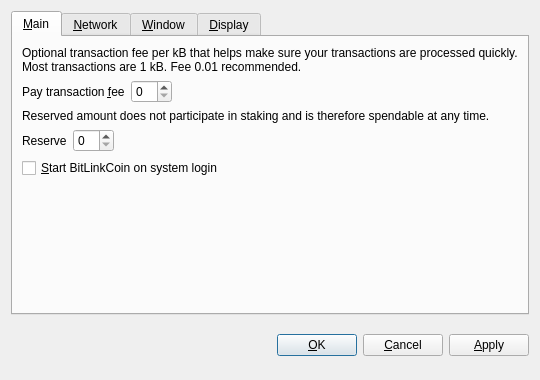
<?xml version="1.0" encoding="UTF-8"?>
<ui version="4.0">
 <class>OptionsDialog</class>
 <widget class="QDialog" name="OptionsDialog">
  <property name="geometry">
   <rect>
    <x>0</x>
    <y>0</y>
    <width>540</width>
    <height>380</height>
   </rect>
  </property>
  <property name="windowTitle">
   <string>Options</string>
  </property>
  <property name="modal">
   <bool>true</bool>
  </property>
  <layout class="QVBoxLayout" name="verticalLayout">
   <item>
    <widget class="QTabWidget" name="tabWidget">
     <property name="tabPosition">
      <enum>QTabWidget::North</enum>
     </property>
     <property name="currentIndex">
      <number>0</number>
     </property>
     <widget class="QWidget" name="tabMain">
      <attribute name="title">
       <string>&amp;Main</string>
      </attribute>
      <layout class="QVBoxLayout" name="verticalLayout_Main">
       <item>
        <widget class="QLabel" name="transactionFeeInfoLabel">
         <property name="text">
          <string>Optional transaction fee per kB that helps make sure your transactions are processed quickly. Most transactions are 1 kB. Fee 0.01 recommended.</string>
         </property>
         <property name="textFormat">
          <enum>Qt::PlainText</enum>
         </property>
         <property name="wordWrap">
          <bool>true</bool>
         </property>
        </widget>
       </item>
       <item>
        <layout class="QHBoxLayout" name="horizontalLayoutFee">
         <item>
          <widget class="QLabel" name="transactionFeeLabel">
           <property name="text">
            <string>Pay transaction &amp;fee</string>
           </property>
           <property name="textFormat">
            <enum>Qt::PlainText</enum>
           </property>
           <property name="buddy">
            <cstring>transactionFee</cstring>
           </property>
          </widget>
         </item>
         <item>
          <widget class="BitcoinAmountField" name="transactionFee"/>
         </item>
         <item>
          <spacer name="horizontalSpacerFee">
           <property name="orientation">
            <enum>Qt::Horizontal</enum>
           </property>
           <property name="sizeHint" stdset="0">
            <size>
             <width>40</width>
             <height>20</height>
            </size>
           </property>
          </spacer>
         </item>
        </layout>
       </item>
       <item>
        <widget class="QLabel" name="reserveBalanceInfoLabel">
         <property name="text">
          <string>Reserved amount does not participate in staking and is therefore spendable at any time.</string>
         </property>
         <property name="textFormat">
          <enum>Qt::PlainText</enum>
         </property>
         <property name="wordWrap">
          <bool>true</bool>
         </property>
        </widget>
       </item>
       <item>
        <layout class="QHBoxLayout" name="horizontalLayoutReserveBalance">
         <item>
          <widget class="QLabel" name="reserveBalanceLabel">
           <property name="text">
            <string>Reserve</string>
           </property>
           <property name="textFormat">
            <enum>Qt::PlainText</enum>
           </property>
           <property name="buddy">
            <cstring>reserveBalance</cstring>
           </property>
          </widget>
         </item>
         <item>
          <widget class="BitcoinAmountField" name="reserveBalance"/>
         </item>
         <item>
          <spacer name="horizontalSpacerReserveBalance">
           <property name="orientation">
            <enum>Qt::Horizontal</enum>
           </property>
           <property name="sizeHint" stdset="0">
            <size>
             <width>40</width>
             <height>20</height>
            </size>
           </property>
          </spacer>
         </item>
        </layout>
       </item>
       <item>
        <widget class="QCheckBox" name="bitcoinAtStartup">
         <property name="toolTip">
          <string>Automatically start BitLinkCoin after logging in to the system.</string>
         </property>
         <property name="text">
          <string>&amp;Start BitLinkCoin on system login</string>
         </property>
        </widget>
       </item>
       <item>
        <spacer name="verticalSpacer_Main">
         <property name="orientation">
          <enum>Qt::Vertical</enum>
         </property>
         <property name="sizeHint" stdset="0">
          <size>
           <width>20</width>
           <height>40</height>
          </size>
         </property>
        </spacer>
       </item>
      </layout>
     </widget>
     <widget class="QWidget" name="tabNetwork">
      <attribute name="title">
       <string>&amp;Network</string>
      </attribute>
      <layout class="QVBoxLayout" name="verticalLayout_Network">
       <item>
        <widget class="QCheckBox" name="mapPortUpnp">
         <property name="toolTip">
          <string>Automatically open the BitLinkCoin client port on the router. This only works when your router supports UPnP and it is enabled.</string>
         </property>
         <property name="text">
          <string>Map port using &amp;UPnP</string>
         </property>
        </widget>
       </item>
       <item>
        <widget class="QCheckBox" name="connectSocks">
         <property name="toolTip">
          <string>Connect to the BitLinkCoin network through a SOCKS proxy (e.g. when connecting through Tor).</string>
         </property>
         <property name="text">
          <string>&amp;Connect through SOCKS proxy:</string>
         </property>
        </widget>
       </item>
       <item>
        <layout class="QHBoxLayout" name="horizontalLayout_Network">
         <item>
          <widget class="QLabel" name="proxyIpLabel">
           <property name="text">
            <string>Proxy &amp;IP:</string>
           </property>
           <property name="textFormat">
            <enum>Qt::PlainText</enum>
           </property>
           <property name="buddy">
            <cstring>proxyIp</cstring>
           </property>
          </widget>
         </item>
         <item>
          <widget class="QValidatedLineEdit" name="proxyIp">
           <property name="maximumSize">
            <size>
             <width>140</width>
             <height>16777215</height>
            </size>
           </property>
           <property name="toolTip">
            <string>IP address of the proxy (e.g. 127.0.0.1)</string>
           </property>
          </widget>
         </item>
         <item>
          <widget class="QLabel" name="proxyPortLabel">
           <property name="text">
            <string>&amp;Port:</string>
           </property>
           <property name="textFormat">
            <enum>Qt::PlainText</enum>
           </property>
           <property name="buddy">
            <cstring>proxyPort</cstring>
           </property>
          </widget>
         </item>
         <item>
          <widget class="QLineEdit" name="proxyPort">
           <property name="maximumSize">
            <size>
             <width>55</width>
             <height>16777215</height>
            </size>
           </property>
           <property name="toolTip">
            <string>Port of the proxy (e.g. 9050)</string>
           </property>
          </widget>
         </item>
         <item>
          <widget class="QLabel" name="socksVersionLabel">
           <property name="text">
            <string>SOCKS &amp;Version:</string>
           </property>
           <property name="textFormat">
            <enum>Qt::PlainText</enum>
           </property>
           <property name="buddy">
            <cstring>socksVersion</cstring>
           </property>
          </widget>
         </item>
         <item>
          <widget class="QValueComboBox" name="socksVersion">
           <property name="toolTip">
            <string>SOCKS version of the proxy (e.g. 5)</string>
           </property>
          </widget>
         </item>
         <item>
          <spacer name="horizontalSpacer_Network">
           <property name="orientation">
            <enum>Qt::Horizontal</enum>
           </property>
           <property name="sizeHint" stdset="0">
            <size>
             <width>40</width>
             <height>20</height>
            </size>
           </property>
          </spacer>
         </item>
        </layout>
       </item>
       <item>
        <spacer name="verticalSpacer_Network">
         <property name="orientation">
          <enum>Qt::Vertical</enum>
         </property>
         <property name="sizeHint" stdset="0">
          <size>
           <width>20</width>
           <height>40</height>
          </size>
         </property>
        </spacer>
       </item>
      </layout>
     </widget>
     <widget class="QWidget" name="tabWindow">
      <attribute name="title">
       <string>&amp;Window</string>
      </attribute>
      <layout class="QVBoxLayout" name="verticalLayout_Window">
       <item>
        <widget class="QCheckBox" name="minimizeToTray">
         <property name="toolTip">
          <string>Show only a tray icon after minimizing the window.</string>
         </property>
         <property name="text">
          <string>&amp;Minimize to the tray instead of the taskbar</string>
         </property>
        </widget>
       </item>
       <item>
        <widget class="QCheckBox" name="minimizeOnClose">
         <property name="toolTip">
          <string>Minimize instead of exit the application when the window is closed. When this option is enabled, the application will be closed only after selecting Quit in the menu.</string>
         </property>
         <property name="text">
          <string>M&amp;inimize on close</string>
         </property>
        </widget>
       </item>
       <item>
        <spacer name="verticalSpacer_Window">
         <property name="orientation">
          <enum>Qt::Vertical</enum>
         </property>
         <property name="sizeHint" stdset="0">
          <size>
           <width>20</width>
           <height>40</height>
          </size>
         </property>
        </spacer>
       </item>
      </layout>
     </widget>
     <widget class="QWidget" name="tabDisplay">
      <attribute name="title">
       <string>&amp;Display</string>
      </attribute>
      <layout class="QVBoxLayout" name="verticalLayout_Display">
       <item>
        <layout class="QHBoxLayout" name="horizontalLayout_1_Display">
         <item>
          <widget class="QLabel" name="langLabel">
           <property name="text">
            <string>User Interface &amp;language:</string>
           </property>
           <property name="textFormat">
            <enum>Qt::PlainText</enum>
           </property>
           <property name="buddy">
            <cstring>lang</cstring>
           </property>
          </widget>
         </item>
         <item>
          <widget class="QValueComboBox" name="lang">
           <property name="toolTip">
            <string>The user interface language can be set here. This setting will take effect after restarting BitLinkCoin.</string>
           </property>
          </widget>
         </item>
        </layout>
       </item>
       <item>
        <layout class="QHBoxLayout" name="horizontalLayout_2_Display">
         <item>
          <widget class="QLabel" name="unitLabel">
           <property name="text">
            <string>&amp;Unit to show amounts in:</string>
           </property>
           <property name="textFormat">
            <enum>Qt::PlainText</enum>
           </property>
           <property name="buddy">
            <cstring>unit</cstring>
           </property>
          </widget>
         </item>
         <item>
          <widget class="QValueComboBox" name="unit">
           <property name="toolTip">
            <string>Choose the default subdivision unit to show in the interface and when sending coins.</string>
           </property>
          </widget>
         </item>
        </layout>
       </item>
       <item>
        <widget class="QCheckBox" name="displayAddresses">
         <property name="toolTip">
          <string>Whether to show BitLinkCoin addresses in the transaction list or not.</string>
         </property>
         <property name="text">
          <string>&amp;Display addresses in transaction list</string>
         </property>
        </widget>
       </item>
       <item>
        <widget class="QCheckBox" name="coinControlFeatures">
         <property name="toolTip">
          <string>Whether to show coin control features or not.</string>
         </property>
         <property name="text">
          <string>Display coin &amp;control features (experts only!)</string>
         </property>
        </widget>
       </item>
       <item>
        <spacer name="verticalSpacer_Display">
         <property name="orientation">
          <enum>Qt::Vertical</enum>
         </property>
         <property name="sizeHint" stdset="0">
          <size>
           <width>20</width>
           <height>40</height>
          </size>
         </property>
        </spacer>
       </item>
      </layout>
     </widget>
    </widget>
   </item>
   <item>
    <layout class="QHBoxLayout" name="horizontalLayout_Buttons">
     <item>
      <spacer name="horizontalSpacer_1">
       <property name="orientation">
        <enum>Qt::Horizontal</enum>
       </property>
       <property name="sizeHint" stdset="0">
        <size>
         <width>40</width>
         <height>48</height>
        </size>
       </property>
      </spacer>
     </item>
     <item>
      <widget class="QLabel" name="statusLabel">
       <property name="font">
        <font>
         <weight>75</weight>
         <bold>true</bold>
        </font>
       </property>
       <property name="text">
        <string/>
       </property>
       <property name="textFormat">
        <enum>Qt::PlainText</enum>
       </property>
       <property name="wordWrap">
        <bool>true</bool>
       </property>
      </widget>
     </item>
     <item>
      <spacer name="horizontalSpacer_2">
       <property name="orientation">
        <enum>Qt::Horizontal</enum>
       </property>
       <property name="sizeHint" stdset="0">
        <size>
         <width>40</width>
         <height>48</height>
        </size>
       </property>
      </spacer>
     </item>
     <item>
      <widget class="QPushButton" name="okButton">
       <property name="text">
        <string>&amp;OK</string>
       </property>
      </widget>
     </item>
     <item>
      <widget class="QPushButton" name="cancelButton">
       <property name="text">
        <string>&amp;Cancel</string>
       </property>
       <property name="autoDefault">
        <bool>false</bool>
       </property>
      </widget>
     </item>
     <item>
      <widget class="QPushButton" name="applyButton">
       <property name="text">
        <string>&amp;Apply</string>
       </property>
       <property name="autoDefault">
        <bool>false</bool>
       </property>
      </widget>
     </item>
    </layout>
   </item>
  </layout>
 </widget>
 <customwidgets>
  <customwidget>
   <class>BitcoinAmountField</class>
   <extends>QSpinBox</extends>
   <header>bitcoinamountfield.h</header>
  </customwidget>
  <customwidget>
   <class>QValueComboBox</class>
   <extends>QComboBox</extends>
   <header>qvaluecombobox.h</header>
  </customwidget>
  <customwidget>
   <class>QValidatedLineEdit</class>
   <extends>QLineEdit</extends>
   <header>qvalidatedlineedit.h</header>
  </customwidget>
 </customwidgets>
 <resources/>
 <connections/>
</ui>
